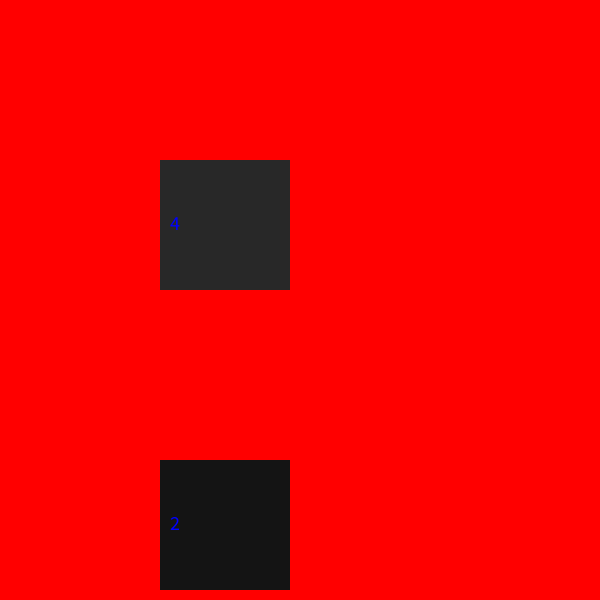
Frame 1 (no input)
Frame 60 (the mouse pressed at the canvas centre just before this capture): identical to frame 1, image omitted
Frame 120 (the mouse held since frame 60 and released just before this capture): identical to frame 1, image omitted

The Processing sketch that drew this single still picture (run headless with seeded random() and noise(); from frame 60 on, the mouse is pressed at the canvas centre):

// Processing sketch: sketch_2048
// ── sketch_2048.pde
int[][] exps = {{0,0,0,0},{0,0,0,0},{0,0,0,0},{0,0,0,0}};
int[][] nexps = {{0,0,0,0},{0,0,0,0},{0,0,0,0},{0,0,0,0}};
int[][] nnexps = {{0,0,0,0},{0,0,0,0},{0,0,0,0},{0,0,0,0}};
boolean ch = false;
void setup(){
  for(int i = 0; i < round(random(1,4)); i++){
    exps[round(random(0,3))][round(random(0,3))] = round(random(1,3));
  }
  size(600,600);
}
void draw(){
  background(255,0,0);
  for(int i = 0; i < 4; i++){
    for(int j = 0; j < 4; j++){
      if(exps[i][j] != 0){
        fill(exps[i][j]*20);
      }
      noStroke();
      if(exps[i][j] != 0){
        rect(i*150+10,j*150+10,130,130);
      }
      fill(0,0,255);
      if(exps[i][j] != 0){
        textSize(20);
        text(round(pow(2,exps[i][j])),i*150+20,j*150+80);
      }
    }
    fill(0,255,0);
    if(exps == nexps){
      text("hi",200,200);
    }
  }
}
void keyPressed(){
  ch = false;
  if(key == 'w'){
    for(int k = 0; k < 3; k++){
    for(int i = 0; i < 4; i++){
      for(int j = 0; j < 4; j++){

        if(j > 0 && exps[i][j-1] == 0 && exps[i][j] != 0){
          ch = true;
          exps[i][j-1] = exps[i][j];
          exps[i][j] = 0;
        }
        else if(j > 0 && exps[i][j-1] == exps[i][j] && exps[i][j] != 0){
          ch = true;
          exps[i][j-1] = exps[i][j]+1;
          exps[i][j] = 0;
        }
      }
    }
    }
  }
  if(key == 's'){
    for(int k = 0; k < 3; k++){
    for(int i = 0; i < 4; i++){
      for(int j = 0; j < 4; j++){

        if(j < 3 && exps[i][j+1] == 0 && exps[i][j] != 0){
          ch = true;
          exps[i][j+1] = exps[i][j];
          exps[i][j] = 0;
        }
        else if(j < 3 && exps[i][j+1] == exps[i][j] && exps[i][j] != 0){
          ch = true;
          exps[i][j+1] = exps[i][j]+1;
          exps[i][j] = 0;
        }
      }
    }
    }
  }
  if(key == 'd'){
    for(int k = 0; k < 3; k++){
    for(int i = 0; i < 4; i++){
      for(int j = 0; j < 4; j++){

        if(i < 3 && exps[i+1][j] == 0 && exps[i][j] != 0){
          ch = true;
          exps[i+1][j] = exps[i][j];
          exps[i][j] = 0;
        }
        else if(i < 3 && exps[i+1][j] == exps[i][j] && exps[i][j] != 0){
          ch = true;
          exps[i+1][j] = exps[i][j]+1;
          exps[i][j] = 0;
        }
      }
    }
    }
  }
if(key == 'a'){
    for(int k = 0; k < 3; k++){
    for(int i = 0; i < 4; i++){
      for(int j = 0; j < 4; j++){

        if(i > 0 && exps[i-1][j] == 0 && exps[i][j] != 0){
          ch = true;
          exps[i-1][j] = exps[i][j];
          exps[i][j] = 0;
        }
        else if(i > 0 && exps[i-1][j] == exps[i][j] && exps[i][j] != 0){
          ch = true;
          exps[i-1][j] = exps[i][j]+1;
          exps[i][j] = 0;
        }
      }
    }
    }
  }
  if(ch){
    ch = false;
    while(!ch){
    int a = round(random(0,3));
    int b = round(random(0,3));
    if(exps[a][b] == 0){
      ch = true;
      exps[a][b] = round(random(1,2));
    }
    }
  }
}
